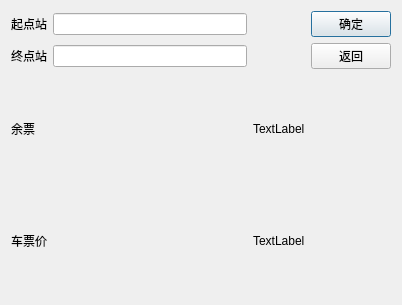
<?xml version="1.0" encoding="UTF-8"?>
<ui version="4.0">
 <class>chaxunyupiao</class>
 <widget class="QDialog" name="chaxunyupiao">
  <property name="geometry">
   <rect>
    <x>0</x>
    <y>0</y>
    <width>402</width>
    <height>305</height>
   </rect>
  </property>
  <property name="windowTitle">
   <string>Dialog</string>
  </property>
  <layout class="QGridLayout" name="gridLayout">
   <item row="0" column="0">
    <widget class="QLabel" name="qidianzhan">
     <property name="text">
      <string>起点站</string>
     </property>
    </widget>
   </item>
   <item row="0" column="1">
    <widget class="QLineEdit" name="qidian"/>
   </item>
   <item row="0" column="3">
    <widget class="QPushButton" name="queding">
     <property name="text">
      <string>确定</string>
     </property>
    </widget>
   </item>
   <item row="1" column="0">
    <widget class="QLabel" name="zhongdianzhan">
     <property name="text">
      <string>终点站</string>
     </property>
    </widget>
   </item>
   <item row="1" column="1">
    <widget class="QLineEdit" name="zhongdian"/>
   </item>
   <item row="1" column="3">
    <widget class="QPushButton" name="pushButton">
     <property name="text">
      <string>返回</string>
     </property>
    </widget>
   </item>
   <item row="2" column="0" colspan="2">
    <widget class="QLabel" name="yu">
     <property name="text">
      <string>余票</string>
     </property>
    </widget>
   </item>
   <item row="2" column="2">
    <widget class="QLabel" name="yupiao">
     <property name="text">
      <string>TextLabel</string>
     </property>
    </widget>
   </item>
   <item row="3" column="0" colspan="2">
    <widget class="QLabel" name="cost">
     <property name="text">
      <string>车票价</string>
     </property>
    </widget>
   </item>
   <item row="3" column="2">
    <widget class="QLabel" name="piaojian">
     <property name="text">
      <string>TextLabel</string>
     </property>
    </widget>
   </item>
  </layout>
 </widget>
 <resources/>
 <connections/>
</ui>
